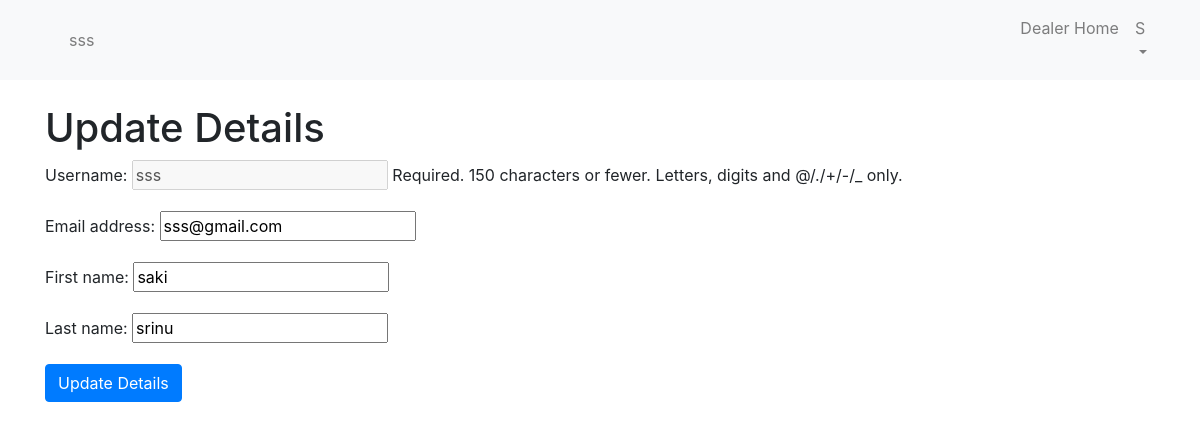
The app's page /update_user_details/ (signed in) with its own data.
### SecondApp/models.py (models this page shows, shortened)
class User(AbstractUser):
    dealer_details = models.CharField(max_length=100, blank=True, null=True)
    class Role(models.TextChoices):
        USERS = 'users', 'Users'
        DEALER = 'dealer', 'Dealer'
    role = models.CharField(max_length=20, choices=Role.choices, default=Role.USERS)

### SecondApp/views.py (the view)
# urls.py: path('update_user_details/', views.update_user_details, name='update_user_details'),
@login_required
def update_user_details(request):
    user = request.user
    if request.method == 'POST':
        form = UserProfileForm(request.POST, instance=user)
        if form.is_valid():
            form.save()
            messages.success(request, 'Your details were successfully updated!')
            return redirect('user_home')
    else:
        form = UserProfileForm(instance=user)
    return render(request, 'update_user_details.html', {'form': form})

### SecondApp/forms.py
class UserProfileForm(forms.ModelForm):
    class Meta:
        model = User
        fields = ['username', 'email', 'first_name', 'last_name']
    def __init__(self, *args, **kwargs):
        super(UserProfileForm, self).__init__(*args, **kwargs)
        self.fields['username'].disabled = True

### SecondApp/templates/update_user_details.html (shortened to what this page needs)
{% extends 'base.html' %}
{% block content %}
<div class="form-container">
    <h1>Update Details</h1>
    <form method="post">
        {{ form.as_p }}
        <button type="submit" class="btn btn-primary">Update Details</button>
    </form>
</div>
{% endblock %}

### SecondApp/templates/base.html (shortened to what this page needs)
{% load static %}
<!DOCTYPE html>
<html lang="en">
<head>
    <link rel="stylesheet" href="https://cdn.jsdelivr.net/npm/bootstrap@4.0.0/dist/css/bootstrap.min.css"
>
    <link rel="stylesheet" href="{% static 'base.css' %}">
</head>
<body>
<nav class="navbar navbar-expand-lg navbar-light bg-light">
    <div class="container">
        {% if user.is_authenticated %}
            <span class="navbar-text ml-2">{{ user.username }}</span>
        {% else %}
            <span class="navbar-text ml-2">venky Shop</span>
        {% endif %}
        <div class="collapse navbar-collapse" id="navbarSupportedContent">
            <ul class="navbar-nav ml-auto">
                {% if user.is_authenticated %}
                {% if user.role == 'dealer' %}
                    <li class="nav-item">
                        <a class="nav-link" href="{% url 'product_list' %}">Dealer Home</a>
                    </li>
                    <li class="nav-item dropdown">
                        <a class="nav-link dropdown-toggle" href="#" id="navbarDropdown" role="button"
                           data-toggle="dropdown" aria-haspopup="true" aria-expanded="false">
                            <div class="user-profile-icon">
                                {{ user.username|first|upper }}
                            </div>
                        </a>
                    </li>
                {% endif %}
                {% endif %}
            </ul>
        </div>
    </div>
</nav>
<div class="container mt-4">
    {% block content %}{% endblock %}
</div>
</body>
</html>

### SecondApp/static/base.css (style rules this page uses)
body, ul { margin: 0; padding: 0; }
nav { background-color: #333; }
nav ul { list-style-type: none; margin: 0; padding: 0; }
nav ul li { display: inline; }
nav ul li a { display: block; padding: 15px 20px; color: #fff; text-decoration: none; }

### records on screen
User: username "sss", username|first "S", email "sss@gmail.com", first_name "saki", last_name "srinu"
